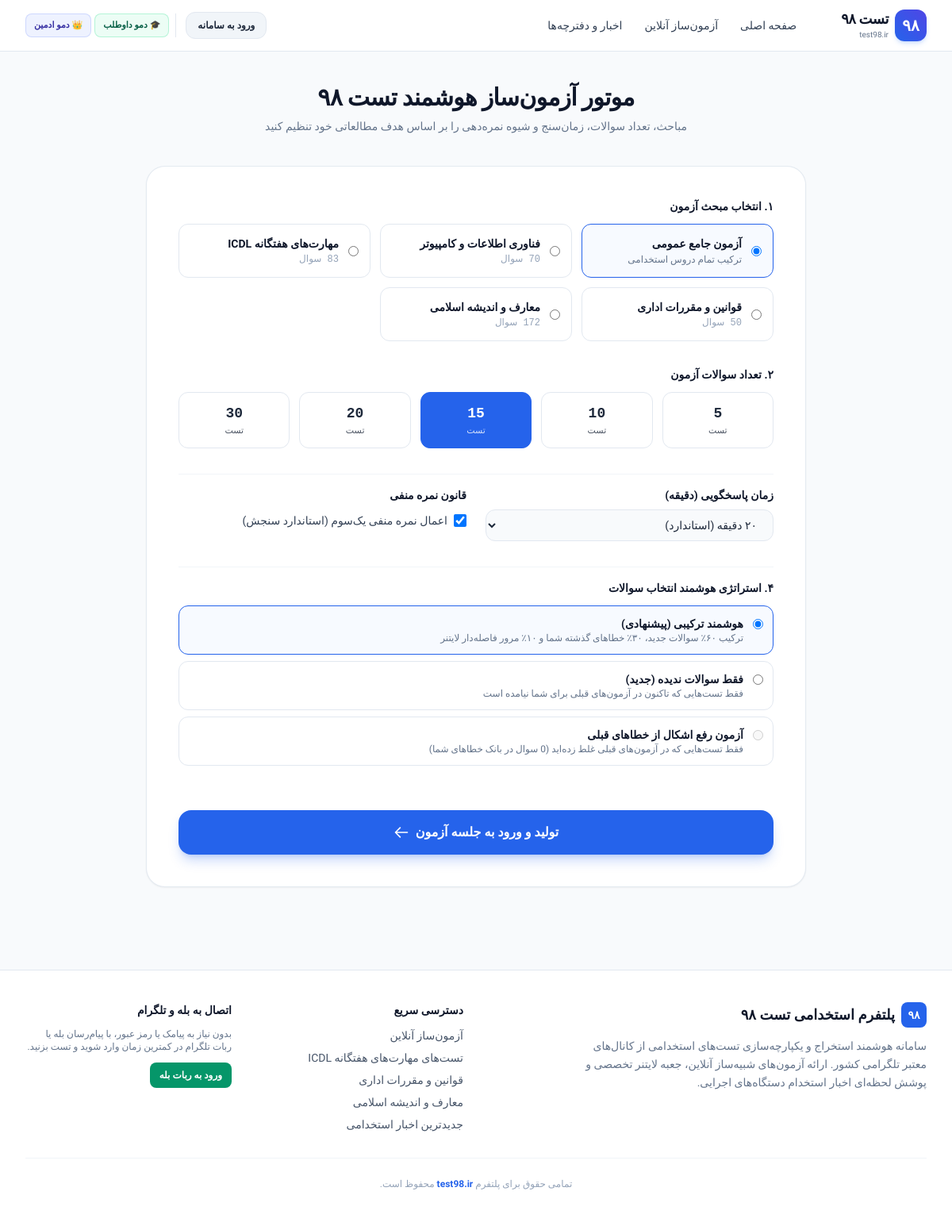
The page /exam/builder on the database its author committed.
### tables this page shows
CREATE TABLE categories (
                code TEXT PRIMARY KEY,
                name_fa TEXT NOT NULL,
                description TEXT,
                icon TEXT DEFAULT 'folder',
                color TEXT DEFAULT 'blue',
                is_exam INTEGER DEFAULT 1,
                is_news INTEGER DEFAULT 0
            );

### app/routers/exam.py (the view)
@router.get("/builder", response_class=HTMLResponse)
async def exam_builder_page(request: Request, response: Response, category: Optional[str] = None):
    user, guest_token = await get_current_user_and_guest(request, response)
    async with get_db() as db:
        cursor = await db.execute("""
            SELECT c.code, c.name_fa, c.description, c.icon, c.color,
                   COUNT(q.id) as question_count
            FROM categories c
            LEFT JOIN questions q ON c.code = q.category AND q.status = 'published'
            WHERE c.is_exam = 1
            GROUP BY c.code
        """)
        categories = [dict(r) for r in await cursor.fetchall()]
        user_error_count = 0
        if user or guest_token:
            cursor = await db.execute("""
                SELECT COUNT(DISTINCT question_id) FROM user_answers
                WHERE is_correct = 0 AND ((user_id = ? AND ? IS NOT NULL) OR (guest_token = ? AND ? IS NOT NULL))
            """, (user["id"] if user else None, user["id"] if user else None, guest_token, guest_token))
            user_error_count = (await cursor.fetchone())[0]
    resp = templates.TemplateResponse(
        request=request,
        name="exam/builder.html",
        context={
            "user": user,
            "categories": categories,
            "selected_category": category or "all",
            "user_error_count": user_error_count,
            "settings": settings
        }
    )
    resp.set_cookie("guest_token", guest_token, max_age=30*24*3600, httponly=True)
    return resp

### app/templates/exam/builder.html (shortened to what this page needs)
{% extends "base.html" %}
{% block content %}
<div class="max-w-4xl mx-auto px-4 sm:px-6 lg:px-8 py-10">
    <div class="text-center max-w-xl mx-auto mb-10">
        <h1 class="text-2xl sm:text-3xl font-black text-slate-900 tracking-tight mb-2">موتور آزمون‌ساز هوشمند تست ۹۸</h1>
        <p class="text-sm text-slate-500">مباحث، تعداد سوالات، زمان‌سنج و شیوه نمره‌دهی را بر اساس هدف مطالعاتی خود تنظیم کنید</p>
    </div>
    <form action="/exam/create" method="post" class="bg-white rounded-3xl border border-slate-200/90 shadow-sm p-6 sm:p-10 space-y-8">
        <div>
            <label class="block font-bold text-slate-900 text-sm mb-3">۱. انتخاب مبحث آزمون</label>
            <div class="grid grid-cols-1 sm:grid-cols-2 lg:grid-cols-3 gap-3">
                <label class="relative flex items-center p-3.5 rounded-xl border border-slate-200 cursor-pointer hover:border-brand-500 transition-colors has-[:checked]:border-brand-600 has-[:checked]:bg-brand-50/50">
                    <input type="radio" name="category" value="all" {% if selected_category == 'all' %}checked{% endif %} class="text-brand-600 focus:ring-brand-500">
                    <div class="mr-3">
                        <span class="block font-bold text-sm text-slate-900">آزمون جامع عمومی</span>
                        <span class="block text-xs text-slate-500 mt-0.5">ترکیب تمام دروس استخدامی</span>
                    </div>
                </label>
                {% for cat in categories %}
                <label class="relative flex items-center p-3.5 rounded-xl border border-slate-200 cursor-pointer hover:border-brand-500 transition-colors has-[:checked]:border-brand-600 has-[:checked]:bg-brand-50/50">
                    <input type="radio" name="category" value="{{ cat.code }}" {% if selected_category == cat.code %}checked{% endif %} class="text-brand-600 focus:ring-brand-500">
                    <div class="mr-3">
                        <span class="block font-bold text-sm text-slate-900">{{ cat.name_fa }}</span>
                        <span class="block text-xs text-slate-400 font-mono mt-0.5">{{ cat.question_count }} سوال</span>
                    </div>
                </label>
                {% endfor %}
            </div>
        </div>
        <div>
            <label class="block font-bold text-slate-900 text-sm mb-3">۲. تعداد سوالات آزمون</label>
            <div class="grid grid-cols-4 sm:grid-cols-5 gap-3">
                {% for count in [5, 10, 15, 20, 30] %}
                <label class="relative flex flex-col items-center justify-center p-3 rounded-xl border border-slate-200 cursor-pointer hover:border-brand-500 transition-colors has-[:checked]:border-brand-600 has-[:checked]:bg-brand-600 has-[:checked]:text-white text-center">
                    <span class="font-black text-lg font-mono">{{ count }}</span>
                    <span class="text-[11px] opacity-80">تست</span>
                </label>
                {% endfor %}
            </div>
        </div>
        <div class="grid grid-cols-1 sm:grid-cols-2 gap-6 pt-4 border-t border-slate-100">
            <div>
                <label class="block font-bold text-slate-900 text-sm mb-2">زمان پاسخگویی (دقیقه)</label>
                <select name="duration_minutes" class="w-full px-4 py-2.5 rounded-xl border border-slate-200 bg-slate-50 text-slate-800 text-sm font-medium focus:ring-2 focus:ring-brand-500 focus:outline-none">
                    <option value="20" selected>۲۰ دقیقه (استاندارد)</option>
                </select>
            </div>
            <div>
                <label class="block font-bold text-slate-900 text-sm mb-2">قانون نمره منفی</label>
                <div class="flex items-center gap-3 mt-3">
                    <label class="inline-flex items-center cursor-pointer">
                        <input type="checkbox" name="has_negative_marking" value="true" checked class="w-4 h-4 text-brand-600 rounded border-slate-300 focus:ring-brand-500">
                        <span class="mr-2 text-sm text-slate-700 font-medium">اعمال نمره منفی یک‌سوم (استاندارد سنجش)</span>
                    </label>
                </div>
            </div>
        </div>
        <div class="pt-4 border-t border-slate-100">
            <label class="block font-bold text-slate-900 text-sm mb-3">۴. استراتژی هوشمند انتخاب سوالات</label>
            <div class="space-y-2">
                <label class="flex items-start p-3 rounded-xl border border-slate-200 cursor-pointer hover:border-brand-500 transition-colors has-[:checked]:border-brand-600 has-[:checked]:bg-brand-50/50">
                    <input type="radio" name="filter_mode" value="smart" checked class="mt-1 text-brand-600 focus:ring-brand-500">
                    <div class="mr-3">
                        <span class="block font-bold text-sm text-slate-900">هوشمند ترکیبی (پیشنهادی)</span>
                        <span class="block text-xs text-slate-500">ترکیب ۶۰٪ سوالات جدید، ۳۰٪ خطاهای گذشته شما و ۱۰٪ مرور فاصله‌دار لایتنر</span>
                    </div>
                </label>
                <label class="flex items-start p-3 rounded-xl border border-slate-200 cursor-pointer hover:border-brand-500 transition-colors has-[:checked]:border-brand-600 has-[:checked]:bg-brand-50/50">
                    <input type="radio" name="filter_mode" value="new_only" class="mt-1 text-brand-600 focus:ring-brand-500">
                    <div class="mr-3">
                        <span class="block font-bold text-sm text-slate-900">فقط سوالات ندیده (جدید)</span>
                        <span class="block text-xs text-slate-500">فقط تست‌هایی که تاکنون در آزمون‌های قبلی برای شما نیامده است</span>
                    </div>
                </label>
                <label class="flex items-start p-3 rounded-xl border border-slate-200 cursor-pointer hover:border-brand-500 transition-colors has-[:checked]:border-brand-600 has-[:checked]:bg-brand-50/50">
                    <input type="radio" name="filter_mode" value="mistakes_only" {% if user_error_count == 0 %}disabled{% endif %} class="mt-1 text-brand-600 focus:ring-brand-500">
                    <div class="mr-3">
                        <span class="block font-bold text-sm text-slate-900">آزمون رفع اشکال از خطاهای قبلی</span>
                        <span class="block text-xs text-slate-500">
                            فقط تست‌هایی که در آزمون‌های قبلی غلط زده‌اید ({{ user_error_count }} سوال در بانک خطاهای شما)
                        </span>
                    </div>
                </label>
            </div>
        </div>
        <div class="pt-6">
            <button type="submit" class="w-full py-4 rounded-2xl bg-brand-600 hover:bg-brand-700 text-white font-black text-base shadow-lg shadow-brand-600/25 transition-all hover:scale-[1.01] flex items-center justify-center gap-2">
                <span>تولید و ورود به جلسه آزمون</span>
                <svg class="w-5 h-5 rtl:rotate-180" fill="none" stroke="currentColor" viewBox="0 0 24 24"><path stroke-linecap="round" stroke-linejoin="round" stroke-width="2" d="M14 5l7 7m0 0l-7 7m7-7H3"></path></svg>
            </button>
        </div>
    </form>
</div>
{% endblock %}

### app/templates/base.html (style rules this page uses)
body { font-family: 'Vazirmatn', sans-serif; }

### rows shown on the page
categories: code "☐ فناوری اطلاعات و کامپیوتر 70 س", name_fa "فناوری اطلاعات و کامپیوتر"
categories: code "☐ مهارت‌های هفتگانه ICDL 83 سوال", name_fa "مهارت‌های هفتگانه ICDL"
categories: code "☐ قوانین و مقررات اداری 50 سوال", name_fa "قوانین و مقررات اداری"
categories: code "☐ معارف و اندیشه اسلامی 172 سوال", name_fa "معارف و اندیشه اسلامی"

### other values the page prints
{{ count }} "5" "10" "15" "20" "30"
